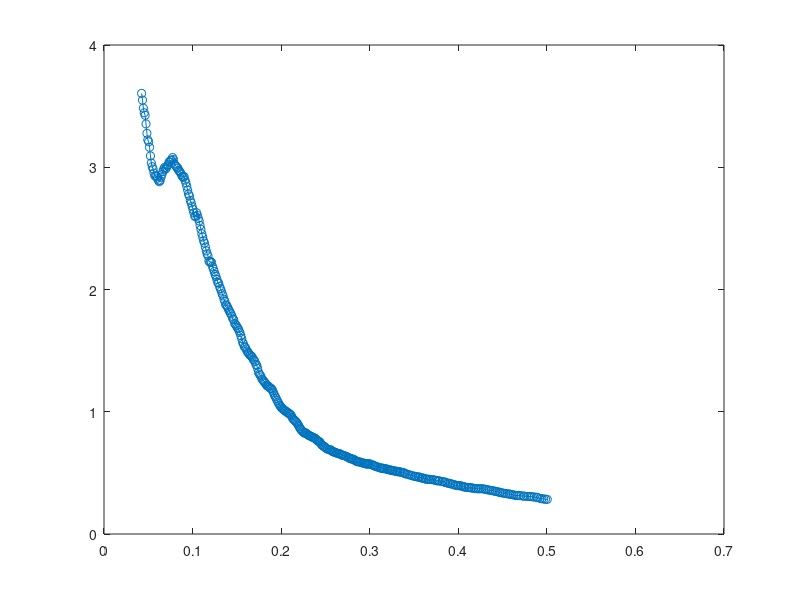

Write MATLAB code to recreate this figure.
data = [
0.042439957	3.604338266
0.043439957	3.548957252
0.044439957	3.483816933
0.045439957	3.445793879
0.046439957	3.424851799
0.047439957	3.354661271
0.048439957	3.277326019
0.049439957	3.224149771
0.050439957	3.208518421
0.051439957	3.163028864
0.052439957	3.092474963
0.053439957	3.034892192
0.054439957	3.004832436
0.055439957	2.984961554
0.056439957	2.952310078
0.057439957	2.929154535
0.058439957	2.930394252
0.059439957	2.921909973
0.060439957	2.910192555
0.061439957	2.892973432
0.062439957	2.881521304
0.063439957	2.892031521
0.064439957	2.918807341
0.065439957	2.942086551
0.066439957	2.964290843
0.067439957	2.984929849
0.068439957	2.99908221
0.069439957	2.984433864
0.070439957	2.996460028
0.071439957	3.010775004
0.072439957	3.020471915
0.073439957	3.043478213
0.074439957	3.042961251
0.075439957	3.05652555
0.076439957	3.059513266
0.077439957	3.079316688
0.078439957	3.063721985
0.079439957	3.027993307
0.080439957	3.016562688
0.081439957	3.007303792
0.082439957	2.993959266
0.083439957	2.993734944
0.084439957	2.973388172
0.085439957	2.965037281
0.086439957	2.954861972
0.087439957	2.940769929
0.088439957	2.925064964
0.089439957	2.916799731
0.090439957	2.922933649
0.091439957	2.894800089
0.092439957	2.873388652
0.093439957	2.844745589
0.094439957	2.812279054
0.095439957	2.780464713
0.096439957	2.764390533
0.097439957	2.72885771
0.098439957	2.708470165
0.099439957	2.680969072
0.100439957	2.655671208
0.101439957	2.626944974
0.102439957	2.598955079
0.103439957	2.597325114
0.104439957	2.628254031
0.105439957	2.607528896
0.106439957	2.581675908
0.107439957	2.560097663
0.108439957	2.523956514
0.109439957	2.492136894
0.110439957	2.455958396
0.111439957	2.429133051
0.112439957	2.398829109
0.113439957	2.379622535
0.114439957	2.347515781
0.115439957	2.315779363
0.116439957	2.291859679
0.117439957	2.274300633
0.118439957	2.232479424
0.119439957	2.223359153
0.120439957	2.228708495
0.121439957	2.220455151
0.122439957	2.189461531
0.123439957	2.168603137
0.124439957	2.146510653
0.125439957	2.122928828
0.126439957	2.106402745
0.127439957	2.082342561
0.128439957	2.057339656
0.129439957	2.052107219
0.130439957	2.025056206
0.131439957	2.007332789
0.132439957	1.988313477
0.133439957	1.9643509
0.134439957	1.947553277
0.135439957	1.920030666
0.136439957	1.9028418
0.137439957	1.874038409
0.138439957	1.870794391
0.139439957	1.856078846
0.140439957	1.839273871
0.141439957	1.826483626
0.142439957	1.80991898
0.143439957	1.799923975
0.144439957	1.781718537
0.145439957	1.759629131
0.146439957	1.753385724
0.147439957	1.723297808
0.148439957	1.714953519
0.149439957	1.703801589
0.150439957	1.689985995
0.151439957	1.680633099
0.152439957	1.663693046
0.153439957	1.646907973
0.154439957	1.622859377
0.155439957	1.598546431
0.156439957	1.568696823
0.157439957	1.555047372
0.158439957	1.532130415
0.159439957	1.527102074
0.160439957	1.51342811
0.161439957	1.49592286
0.162439957	1.487101867
0.163439957	1.477433874
0.164439957	1.465823393
0.165439957	1.461186696
0.166439957	1.4526607
0.167439957	1.446104461
0.168439957	1.428231251
0.169439957	1.422226315
0.170439957	1.409278723
0.171439957	1.387837885
0.172439957	1.379952855
0.173439957	1.353872456
0.174439957	1.323056552
0.175439957	1.307460806
0.176439957	1.298808998
0.177439957	1.284545347
0.178439957	1.265825012
0.179439957	1.258694689
0.180439957	1.249742753
0.181439957	1.240458774
0.182439957	1.23082828
0.183439957	1.218175587
0.184439957	1.210364617
0.185439957	1.210437432
0.186439957	1.203110578
0.187439957	1.193094306
0.188439957	1.190736996
0.189439957	1.186923634
0.190439957	1.172155505
0.191439957	1.155761422
0.192439957	1.135942565
0.193439957	1.122952076
0.194439957	1.108957434
0.195439957	1.092798092
0.196439957	1.078599368
0.197439957	1.065024151
0.198439957	1.052636192
0.199439957	1.043513275
0.200439957	1.032518299
0.201439957	1.025407006
0.202439957	1.021900279
0.203439957	1.011443954
0.204439957	1.008020874
0.205439957	1.005078578
0.206439957	0.995627867
0.207439957	0.993057622
0.208439957	0.989713389
0.209439957	0.981314685
0.210439957	0.977337246
0.211439957	0.968973546
0.212439957	0.954350042
0.213439957	0.939873681
0.214439957	0.9341077
0.215439957	0.928489355
0.216439957	0.920701781
0.217439957	0.91333627
0.218439957	0.90168341
0.219439957	0.890446886
0.220439957	0.876815982
0.221439957	0.862424977
0.222439957	0.855416833
0.223439957	0.844678479
0.224439957	0.836926311
0.225439957	0.831484524
0.226439957	0.824061677
0.227439957	0.828036552
0.228439957	0.823531611
0.229439957	0.814900834
0.230439957	0.809871458
0.231439957	0.806246973
0.232439957	0.802851574
0.233439957	0.79954049
0.234439957	0.796261917
0.235439957	0.790371446
0.236439957	0.789716483
0.237439957	0.78698746
0.238439957	0.781262078
0.239439957	0.774536275
0.240439957	0.767329807
0.241439957	0.760712838
0.242439957	0.757911392
0.243439957	0.753359463
0.244439957	0.744774042
0.245439957	0.732814347
0.246439957	0.72465132
0.247439957	0.719282325
0.248439957	0.716191422
0.249439957	0.712108888
0.250439957	0.70283799
0.251439957	0.698521889
0.252439957	0.693737878
0.254439957	0.689309653
0.255439957	0.689119882
0.256439957	0.685972299
0.257439957	0.677607396
0.258439957	0.673396267
0.259439957	0.670896211
0.260439957	0.67004017
0.261439957	0.666845754
0.262439957	0.66244541
0.263439957	0.660639103
0.264439957	0.65807356
0.265439957	0.657745121
0.266439957	0.655900431
0.267439957	0.649577814
0.268439957	0.646457823
0.269439957	0.644392829
0.270439957	0.64244223
0.272439957	0.637646568
0.273439957	0.635672191
0.275439957	0.62794637
0.276439957	0.621844087
0.277439957	0.620259507
0.278439957	0.617917254
0.279439957	0.613374498
0.280439957	0.611962161
0.281439957	0.612052993
0.282439957	0.607046207
0.283439957	0.601178634
0.284439957	0.598350762
0.285439957	0.593879441
0.286439957	0.590423087
0.287439957	0.591186373
0.289439957	0.588811621
0.290439957	0.58350757
0.292439957	0.58166004
0.293439957	0.578453914
0.294439957	0.576476901
0.295439957	0.57501874
0.296439957	0.572087154
0.297439957	0.571411029
0.298439957	0.572988432
0.299439957	0.575538703
0.300439957	0.57107552
0.302439957	0.566025729
0.303439957	0.56410717
0.304439957	0.561279091
0.305439957	0.557389441
0.306439957	0.55353077
0.308439957	0.549051667
0.309439957	0.547026951
0.311439957	0.542370333
0.312439957	0.538627803
0.313439957	0.540379725
0.314439957	0.536923851
0.315439957	0.533979761
0.316439957	0.536752773
0.318439957	0.534186352
0.319439957	0.528940608
0.320439957	0.526796129
0.322439957	0.524195827
0.323439957	0.522561986
0.324439957	0.521691133
0.325439957	0.519835053
0.326439957	0.516954532
0.328439957	0.514818035
0.329439957	0.51473447
0.330439957	0.510971079
0.331439957	0.508584308
0.333439957	0.508922963
0.334439957	0.507309327
0.335439957	0.505953109
0.337439957	0.502732021
0.338439957	0.500423725
0.339439957	0.496949911
0.340439957	0.491742291
0.342439957	0.489200679
0.344439957	0.484978724
0.346439957	0.479815528
0.348439957	0.476058453
0.350439957	0.47203205
0.351439957	0.471414115
0.352439957	0.468530759
0.354439957	0.466025248
0.355439957	0.466410626
0.356439957	0.463952943
0.358439957	0.458533673
0.359439957	0.457571717
0.360439957	0.457194878
0.362439957	0.454006367
0.363439957	0.448042067
0.364439957	0.447230939
0.366439957	0.448355866
0.367439957	0.447021566
0.369439957	0.44508402
0.371439957	0.443480064
0.373439957	0.441805077
0.374439957	0.437863068
0.376439957	0.43500835
0.377439957	0.43565639
0.378439957	0.434016146
0.381439957	0.429196844
0.382439957	0.428019733
0.384439957	0.42614821
0.385439957	0.420873169
0.387439957	0.418267409
0.388439957	0.415616653
0.390439957	0.41295639
0.391439957	0.411074909
0.393439957	0.407261213
0.394439957	0.403938062
0.396439957	0.401003411
0.397439957	0.397487254
0.399439957	0.39583558
0.400439957	0.395859643
0.402439957	0.394121337
0.403439957	0.392571561
0.405439957	0.388390467
0.406439957	0.38562764
0.407439957	0.383943425
0.409439957	0.381087272
0.411439957	0.379783333
0.412439957	0.379559594
0.414439957	0.378014445
0.415439957	0.37655954
0.417439957	0.373597288
0.419439957	0.372644485
0.420439957	0.371943543
0.422439957	0.369003696
0.424439957	0.370653233
0.426439957	0.370693449
0.428439957	0.368231017
0.430439957	0.366390593
0.431439957	0.364120842
0.433439957	0.360755159
0.435439957	0.358511612
0.437439957	0.35657208
0.439439957	0.353114643
0.441439957	0.350052281
0.442439957	0.347408549
0.444439957	0.345240125
0.446439957	0.3420874
0.447439957	0.338337209
0.449439957	0.336512586
0.451439957	0.333558557
0.453439957	0.33071502
0.455439957	0.328810627
0.457439957	0.326459855
0.458439957	0.325664864
0.460439957	0.323372692
0.462439957	0.318851717
0.464439957	0.316154346
0.466439957	0.31449052
0.468439957	0.31518738
0.470439957	0.313241228
0.473439957	0.31023778
0.474439957	0.309789734
0.477439957	0.307502069
0.479439957	0.30646482
0.481439957	0.306671562
0.483439957	0.304612166
0.485439957	0.302604903
0.488439957	0.301156549
0.489439957	0.297578853
0.492439957	0.290966107
0.494439957	0.288439479
0.496439957	0.286499221
0.498439957	0.284398366
0.500439957	0.283369925];
plot(data(:,1), data(:,2), '-o')

save('Cm_0.1T.mat', 'data')